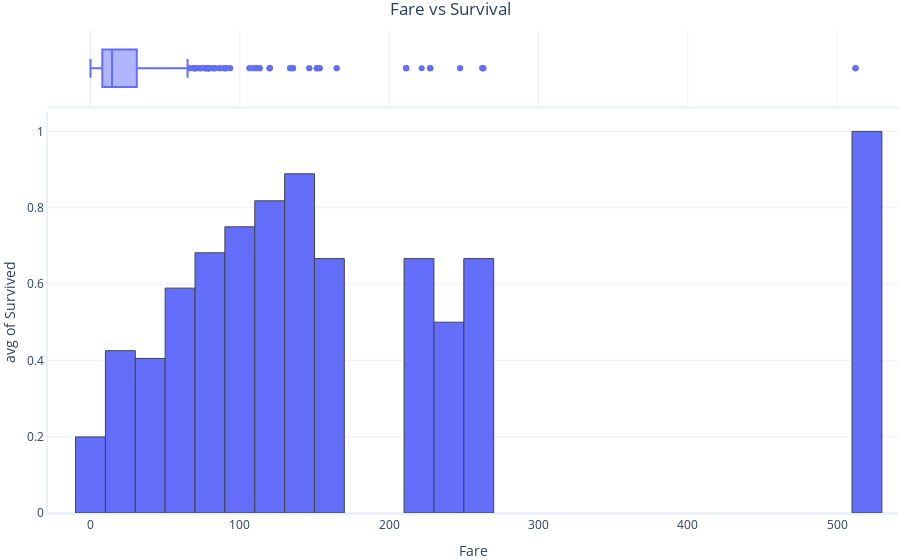
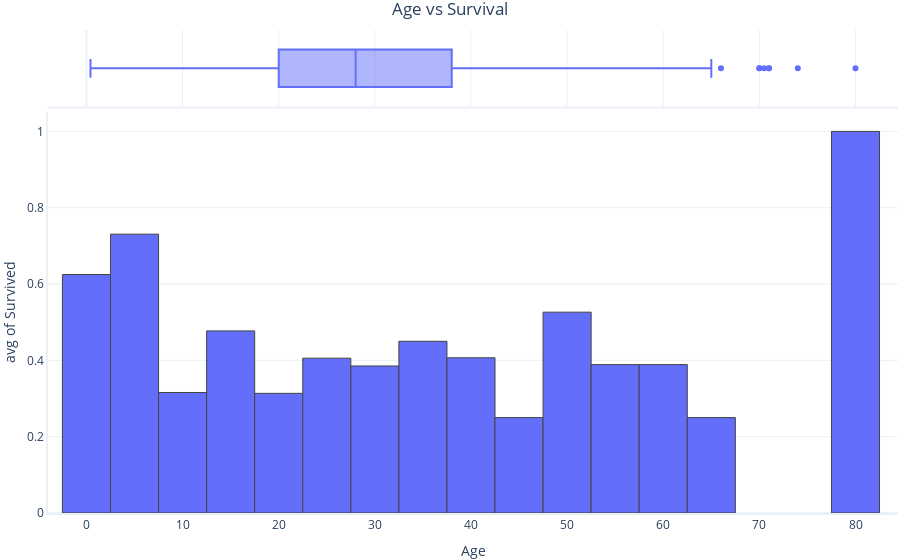

Here is the notebook cell these charts were saved with, in order:
### Code cell
# Plot Fare vs Survival
graphing.histogram(dataset, label_x="Fare", label_y="Survived", histfunc="avg", nbins=30, title="Fare vs Survival", include_boxplot=True, show=True)

# Plot Age vs Survival
graphing.histogram(dataset, label_x="Age", label_y="Survived", histfunc="avg", title="Age vs Survival", nbins=30, include_boxplot=True)

### Figure 1 — Plotly figure (JSON) as saved in the notebook; plotly's stock layout.template omitted (floating-point values rounded to 4 significant figures; data arrays with more than 128 entries replaced by an {"elided": "..."} marker saying what was removed)
{"data": [{"alignmentgroup": "True", "bingroup": "x", "histfunc": "avg", "hovertemplate": "Fare=%{x}<br>avg of Survived=%{y}<extra></extra>", "legendgroup": "", "marker": {"color": "#636efa", "pattern": {"shape": ""}}, "name": "", "nbinsx": 30, "offsetgroup": "", "orientation": "v", "showlegend": false, "type": "histogram", "x": {"elided": "891 float values"}, "xaxis": "x", "y": {"elided": "891 int values"}, "yaxis": "y"}, {"alignmentgroup": "True", "hovertemplate": "Fare=%{x}<extra></extra>", "legendgroup": "", "marker": {"color": "#636efa"}, "name": "", "notched": false, "offsetgroup": "", "showlegend": false, "type": "box", "x": {"elided": "891 float values"}, "xaxis": "x2", "yaxis": "y2"}], "layout": {"barmode": "relative", "legend": {"tracegroupgap": 0}, "title": {"text": "Fare vs Survival"}, "xaxis": {"anchor": "y", "domain": [0, 1], "title": {"text": "Fare"}}, "xaxis2": {"anchor": "y2", "domain": [0, 1], "matches": "x", "showgrid": true, "showticklabels": false}, "yaxis": {"anchor": "x", "domain": [0, 0.8316], "title": {"text": "avg of Survived"}}, "yaxis2": {"anchor": "x2", "domain": [0.8416, 1], "matches": "y2", "showgrid": false, "showline": false, "showticklabels": false, "ticks": ""}}}

### Figure 2 — Plotly figure (JSON) as saved in the notebook; plotly's stock layout.template omitted (floating-point values rounded to 4 significant figures; data arrays with more than 128 entries replaced by an {"elided": "..."} marker saying what was removed)
{"data": [{"alignmentgroup": "True", "bingroup": "x", "histfunc": "avg", "hovertemplate": "Age=%{x}<br>avg of Survived=%{y}<extra></extra>", "legendgroup": "", "marker": {"color": "#636efa", "pattern": {"shape": ""}}, "name": "", "nbinsx": 30, "offsetgroup": "", "orientation": "v", "showlegend": false, "type": "histogram", "x": {"elided": "891 float values"}, "xaxis": "x", "y": {"elided": "891 int values"}, "yaxis": "y"}, {"alignmentgroup": "True", "hovertemplate": "Age=%{x}<extra></extra>", "legendgroup": "", "marker": {"color": "#636efa"}, "name": "", "notched": false, "offsetgroup": "", "showlegend": false, "type": "box", "x": {"elided": "891 float values"}, "xaxis": "x2", "yaxis": "y2"}], "layout": {"barmode": "relative", "legend": {"tracegroupgap": 0}, "title": {"text": "Age vs Survival"}, "xaxis": {"anchor": "y", "domain": [0, 1], "title": {"text": "Age"}}, "xaxis2": {"anchor": "y2", "domain": [0, 1], "matches": "x", "showgrid": true, "showticklabels": false}, "yaxis": {"anchor": "x", "domain": [0, 0.8316], "title": {"text": "avg of Survived"}}, "yaxis2": {"anchor": "x2", "domain": [0.8416, 1], "matches": "y2", "showgrid": false, "showline": false, "showticklabels": false, "ticks": ""}}}
